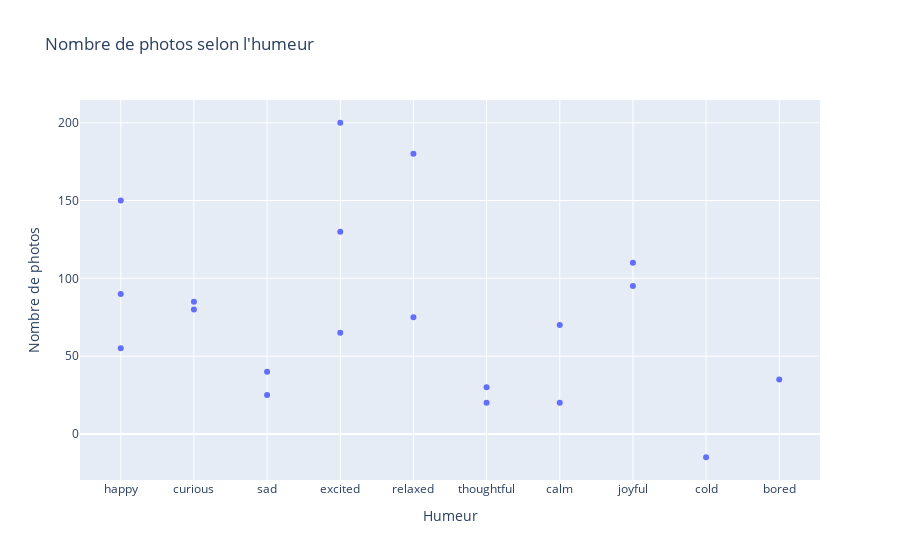

The cell this chart's notebook holds for it:
### Markdown cell above
**TODO**

- Créer un graphique de type scatter plot avec mood en abscisse et photos en ordonnée
- Ajouter une info-bulle avec les noms de ville
- Afficher le graphique

### Code cell
# Write your code here

import pandas as pd
import plotly.express as px

df_trips = pd.read_csv("clean_travel_data.csv")

fig = px.scatter(df_trips, x='mood', y='photos', hover_name='city', color='mood', title='Nombre de photos selon l\'humeur', labels={'photos': 'Nombre de photos', 'mood': 'Humeur'})

fig.show()

### Figure 1 — Plotly figure (JSON) as saved in the notebook; plotly's stock layout.template omitted (floating-point values rounded to 4 significant figures)
{"data": [{"hovertemplate": "Humeur=%{x}<br>Nombre de photos=%{y}<extra></extra>", "legendgroup": "", "marker": {"color": "#636efa", "symbol": "circle"}, "mode": "markers", "name": "", "orientation": "v", "showlegend": false, "type": "scatter", "x": ["happy", "curious", "sad", "excited", "relaxed", "thoughtful", "happy", "calm", "joyful", "cold", "excited", "joyful", "relaxed", "thoughtful", "sad", "happy", "curious", "excited", "bored", "calm"], "xaxis": "x", "y": [150, 80, 25, 200, 180, 20, 90, 70, 110, -15, 130, 95, 75, 30, 40, 55, 85, 65, 35, 20], "yaxis": "y"}], "layout": {"legend": {"tracegroupgap": 0}, "title": {"text": "Nombre de photos selon l'humeur"}, "xaxis": {"anchor": "y", "domain": [0, 1], "title": {"text": "Humeur"}}, "yaxis": {"anchor": "x", "domain": [0, 1], "title": {"text": "Nombre de photos"}}}}
